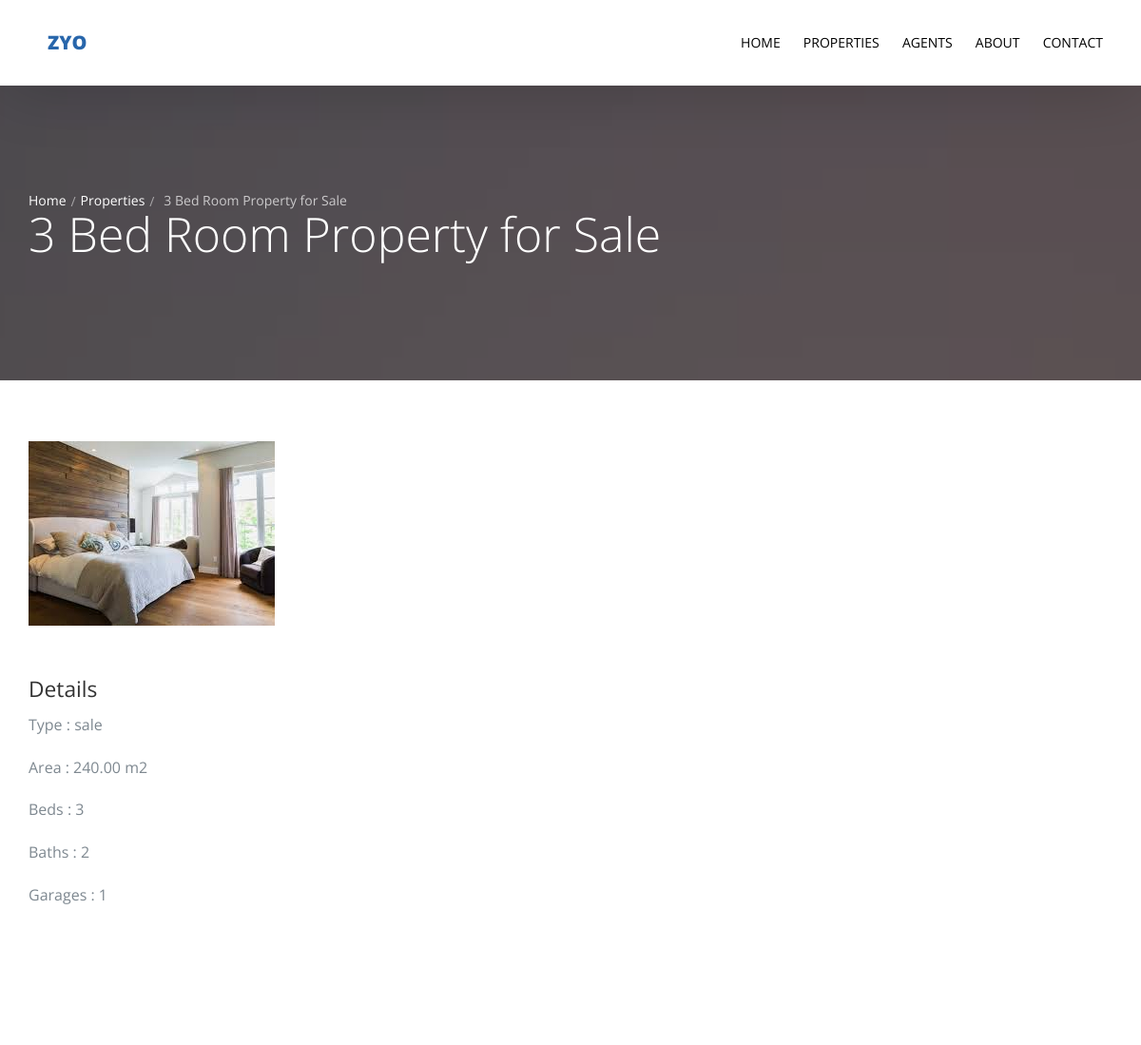
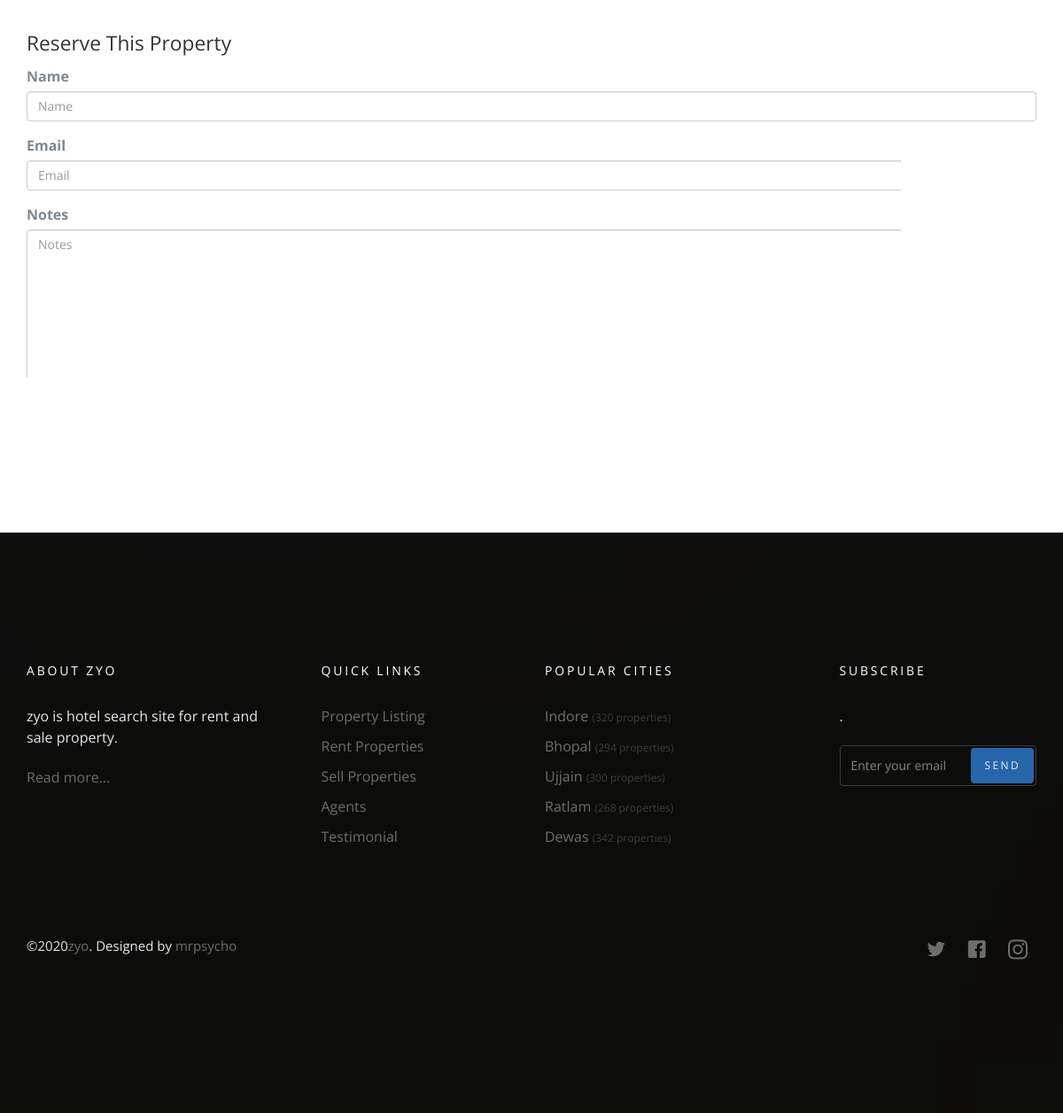
/property/1, run on the app's committed database (2 pictures, top to bottom).
### property/models.py (models this page shows)
class Property(models.Model):
    name = models.CharField(max_length=50)
    property_type = models.CharField(choices=property_type , max_length=10)
    price = models.PositiveIntegerField()
    category = models.ForeignKey('Category' ,null=True ,on_delete=models.SET_NULL)
    area = models.DecimalField(decimal_places=2 ,max_digits=8 )
    beds_number = models.PositiveIntegerField()
    baths_number = models.PositiveIntegerField()
    garages_number = models.PositiveIntegerField()
    image = models.ImageField(upload_to='property/' , null=True)
    location = models.CharField(max_length=50 , null=True)
    def __str__(self):
        return self.name
    class Meta:
        verbose_name = 'Property'
        verbose_name_plural = 'Properties'

### property/views.py (the view)
# urls.py: path('<int:id>',views.property_detail , name='property_detail'),
def property_detail(request , id):
    pass
    property_detail = Property.objects.get(id=id)
    template = 'property/detail.html'
    if request.method == 'POST':
        reserve_form = ReserveForm(request.POST)
        if reserve_form.is_valid():
            reserve_form.save()
    else:
        reserve_form = ReserveForm()
    context = {
        'property_detail' : property_detail ,
        'reserve_form' : reserve_form
    }
    return render(request , template , context)

### property/forms.py
class ReserveForm(forms.ModelForm):
    class Meta :
        model = Reserve
        fields = '__all__'

### property/templates/property/detail.html (shortened to what this page needs)
{% extends 'base.html' %}
{% load bootstrap4 %}
{% block body %}
  <section class="probootstrap-slider flexslider2 page-inner">
    <div class="overlay"></div>
    <div class="probootstrap-wrap-banner">
      <div class="container">
        <div class="row">
          <div class="col-md-8">
              <div class="page-title probootstrap-animate">
                  <div class="probootstrap-breadcrumbs">
                    <a href="#">Home</a><span><a href="{% url 'property:property_list' %}"> Properties </a></span>{{property_detail}}
                  </div>
                  <h1>{{property_detail}}</h1>
                </div>
          </div>
        </div>
      </div>
    </div>
    <ul class="slides">
      <li style="background-image: url(img/slider_1.jpg);"></li>
    </ul>
  </section>
  <section class="probootstrap-section">
    <div class="container">
      <div class="row">
        <div class="col-md-12">
          <p><img src="{{property_detail.image.url}}" class="img-responsive" alt="Free Bootstrap Template by uicookies.com"></p>
        </div>
      </div>
      <div class="row">
        <div class="col-md-12">
          <h2>Details</h2>
          <p>Type : {{property_detail.property_type}}</p>
          <p>Area : {{property_detail.area}} m2</p>
          <p>Beds : {{property_detail.beds_number}}</p>
          <p>Baths : {{property_detail.baths_number}}</p>
          <p>Garages : {{property_detail.garages_number}}</p>
        </div>
      </div>
    </div>
  </section>
  <section class="probootstrap-section">
      <div class="container">
        <div class="row">
          <div class="col-md-12">
            <h2>Reserve This Property</h2>
               <form action="" method="POST">
                  {% bootstrap_form reserve_form %}
                  {% buttons %}
                      <button type="submit" class="btn btn-primary">Reserve</button>
                  {% endbuttons %}
              </form>
          </div>
        </div>
      </div>
    </section>
  {% endblock body %}

### data on the page
Property: name "3 Bed Room Property for Sale", image (picture), property_type "sale", area "240.00", beds_number "3", baths_number "2", garages_number "1"
